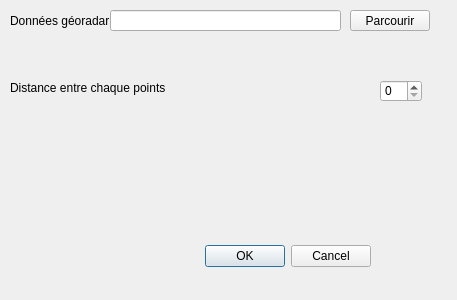
<?xml version="1.0" encoding="UTF-8"?>
<ui version="4.0">
 <class>TellusProcessingDialogBase</class>
 <widget class="QDialog" name="TellusProcessingDialogBase">
  <property name="geometry">
   <rect>
    <x>0</x>
    <y>0</y>
    <width>457</width>
    <height>300</height>
   </rect>
  </property>
  <property name="windowTitle">
   <string>Tellus processing</string>
  </property>
  <widget class="QDialogButtonBox" name="BtnBoxOkCancel">
   <property name="geometry">
    <rect>
     <x>30</x>
     <y>240</y>
     <width>341</width>
     <height>32</height>
    </rect>
   </property>
   <property name="orientation">
    <enum>Qt::Horizontal</enum>
   </property>
   <property name="standardButtons">
    <set>QDialogButtonBox::Cancel|QDialogButtonBox::Ok</set>
   </property>
  </widget>
  <widget class="QWidget" name="widget" native="true">
   <property name="geometry">
    <rect>
     <x>0</x>
     <y>10</y>
     <width>451</width>
     <height>41</height>
    </rect>
   </property>
   <widget class="QLabel" name="lblDG">
    <property name="geometry">
     <rect>
      <x>10</x>
      <y>0</y>
      <width>101</width>
      <height>21</height>
     </rect>
    </property>
    <property name="text">
     <string>Données géoradar</string>
    </property>
   </widget>
   <widget class="QPushButton" name="parcourirBtn">
    <property name="geometry">
     <rect>
      <x>350</x>
      <y>0</y>
      <width>80</width>
      <height>21</height>
     </rect>
    </property>
    <property name="text">
     <string>Parcourir</string>
    </property>
   </widget>
   <widget class="QLineEdit" name="pathLineEdit">
    <property name="geometry">
     <rect>
      <x>110</x>
      <y>0</y>
      <width>231</width>
      <height>21</height>
     </rect>
    </property>
   </widget>
  </widget>
  <widget class="QWidget" name="widget_2" native="true">
   <property name="geometry">
    <rect>
     <x>0</x>
     <y>70</y>
     <width>451</width>
     <height>41</height>
    </rect>
   </property>
   <widget class="QSpinBox" name="sbParamDistance">
    <property name="geometry">
     <rect>
      <x>380</x>
      <y>10</y>
      <width>42</width>
      <height>22</height>
     </rect>
    </property>
   </widget>
   <widget class="QLabel" name="label">
    <property name="geometry">
     <rect>
      <x>10</x>
      <y>10</y>
      <width>321</width>
      <height>16</height>
     </rect>
    </property>
    <property name="text">
     <string>Distance entre chaque points</string>
    </property>
   </widget>
  </widget>
 </widget>
 <resources/>
 <connections>
  <connection>
   <sender>BtnBoxOkCancel</sender>
   <signal>accepted()</signal>
   <receiver>TellusProcessingDialogBase</receiver>
   <slot>accept()</slot>
   <hints>
    <hint type="sourcelabel">
     <x>20</x>
     <y>20</y>
    </hint>
    <hint type="destinationlabel">
     <x>20</x>
     <y>20</y>
    </hint>
   </hints>
  </connection>
  <connection>
   <sender>BtnBoxOkCancel</sender>
   <signal>rejected()</signal>
   <receiver>TellusProcessingDialogBase</receiver>
   <slot>reject()</slot>
   <hints>
    <hint type="sourcelabel">
     <x>20</x>
     <y>20</y>
    </hint>
    <hint type="destinationlabel">
     <x>20</x>
     <y>20</y>
    </hint>
   </hints>
  </connection>
 </connections>
</ui>
